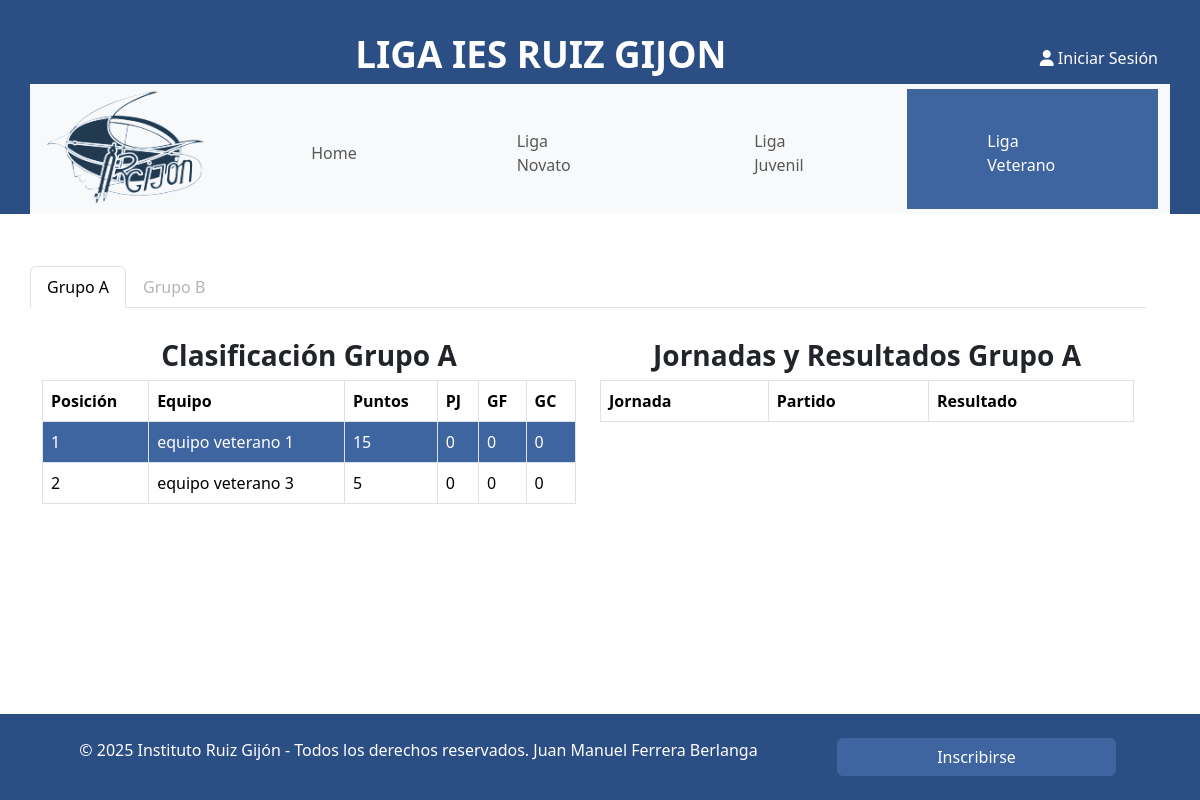
/Controller/liga.php?liga=Liga Veterano, run on the app's committed database.
### tables this page shows
CREATE TABLE `ligas` (
  `id` int(11) NOT NULL,
  `nombre_liga` varchar(100) NOT NULL
);

CREATE TABLE `equipos` (
  `id` int(11) NOT NULL,
  `nombre_equipo` varchar(100) NOT NULL,
  `equipo_correo` varchar(100) NOT NULL,
  `equipo_imagen` varchar(50) NOT NULL,
  `puntos` int(3) NOT NULL DEFAULT 0,
  `partidos_jugados` int(3) NOT NULL DEFAULT 0,
  `goles_a_favor` int(3) NOT NULL DEFAULT 0,
  `goles_en_contra` int(3) NOT NULL DEFAULT 0,
  `id_liga` int(11) NOT NULL
);

### Controller/liga.php (called while the page is built, shortened)
<?php
include_once '../clases/conexion.php';
include_once '../clases/liga.php';
include_once '../clases/emparejamiento.php';
include_once '../clases/equipo.php';
include_once '../clases/seguridad.php';
include_once '../clases/header.php';
if ($_SERVER['REQUEST_METHOD'] == 'GET' && !empty([$_GET['liga']])) {
    $liga_nombre = $_GET['liga'];
} else {
    header("Location: index.php");
}
$conexion = new conexion();
$liga = new liga();
$equipos_connect = new equipo();
$grupos = ["A", "B", "C", "D", "E", "F"];
$errores = "";
$condicion = "WHERE nombre_liga LIKE '%$liga_nombre%'";
$resultado_liga = $liga->obtenerConFiltro($condicion, "");
if ($resultado_liga != NULL) {
    if ($resultado_liga->num_rows > 0) {
        $tuplaLiga = $conexion->BD_GetTupla($resultado_liga);
        while ($tuplaLiga != NULL) {
            $liga_seleccionada[] = $tuplaLiga;
            $tuplaLiga = $conexion->BD_GetTupla($resultado_liga);
        }
        for ($i = 0; $i < count($liga_seleccionada); $i++) {
            $condicion = "WHERE id_liga = " . $liga_seleccionada[$i]["id"] . "";
            $orden = "ORDER BY id_liga, puntos DESC";
            $resultado_equipos = $equipos_connect->obtenerConFiltro($condicion, $orden);
            if ($resultado_equipos != NULL) {
                if ($resultado_equipos->num_rows > 0) {
                    $tuplaEquipo = $conexion->BD_GetTupla($resultado_equipos);
                    while (!empty($tuplaEquipo)) {
                        $equipos_liga[] = $tuplaEquipo;
                        $tuplaEquipo = $conexion->BD_GetTupla($resultado_equipos);
                    }
                }
            }
        }
    }
}
require '../views/liga.view.php';

### clases/conexion.php (called while the page is built, shortened)
<?php
class conexion{
function BD_Consulta($consulta){
    $resultado=FALSE;
    $i=0;
    while(!$resultado && $i<3 && isset($GLOBALS['BD_connect'])){
        $resultado=mysqli_query($GLOBALS['BD_connect'], $consulta);
        $i++;
    }
    if ($resultado) {
        return($resultado);
    }else{
        return(NULL);
    }
}
function BD_GetTupla($resultado){
    $tupla = mysqli_fetch_array($resultado);
    return $tupla;
}
}
?>

### clases/liga.php (called while the page is built, shortened)
<?php
include_once("conexion.php");
class liga{
var $conexion;
function __construct(){
    $this->conexion = new conexion();
}
function obtenerConFiltro($condicion,$order){
    if ($condicion=="" && $order!="") {
        $consulta = "SELECT id, nombre_liga FROM ligas $order";
    }else{
        if($order=="" && $condicion!=""){
            $consulta = "SELECT id, nombre_liga FROM ligas $condicion";
        }
    }
    $res = $this->conexion->BD_Consulta($consulta);
    return $res;
}
}
?>

### clases/equipo.php (called while the page is built, shortened)
<?php
include_once("conexion.php");
class equipo{
var $conexion;
function __construct(){
    $this->conexion = new conexion();
}
function obtenerConFiltro($condicion,$order){
    if ($condicion=="" && $order!="") {
        $consulta = "SELECT id, nombre_equipo, equipo_correo, equipo_imagen, puntos, partidos_jugados, goles_a_favor, goles_en_contra, id_liga FROM equipos $order";
    }else{
        if($order=="" && $condicion!=""){
            $consulta = "SELECT id, nombre_equipo, equipo_correo, equipo_imagen, puntos, partidos_jugados, goles_a_favor, goles_en_contra, id_liga FROM equipos $condicion";
        }else {
            if ($order!="" && $condicion!="") {
                $consulta = "SELECT id, nombre_equipo, equipo_correo, equipo_imagen, puntos, partidos_jugados, goles_a_favor, goles_en_contra, id_liga FROM equipos $condicion $order";
            }else{
                if ($order=="" && $condicion=="") {
                    $consulta = "SELECT id, nombre_equipo, equipo_correo, equipo_imagen, puntos, partidos_jugados, goles_a_favor, goles_en_contra, id_liga FROM equipos";
                }
            }
        }
    }
    $res = $this->conexion->BD_Consulta($consulta);
    return $res;
}
}
?>

### views/liga.view.php (the view, shortened to what this page needs)
<!DOCTYPE html>
<html lang="en">
<head>
    <link rel="stylesheet" href="https://cdn.jsdelivr.net/npm/bootstrap-icons@1.11.3/font/bootstrap-icons.min.css">
    <link rel="stylesheet" href="../build/css/styles.css">
</head>
<body class="d-flex flex-column" style="height: 100vh;">
    <?php imprime_cabecera($liga_nombre, $vectorUsuario); ?>
    <section class="container mt-5 mb-5 d-flex flex-column flex-grow-1 justify-content-center">
        <div class="row w-100 h-100 d-flex justify-content-center align-items-center">
            <?php if ($errores != "") {
                print("<div class=\" bg-danger color-white\">
                <p>" . $errores . "</p>
                </div>");
            } else {
                if (count($liga_seleccionada) > 1): ?>
                    <?php
                    print("<ul class=\"nav nav-tabs\" id=\"myTab\" role=\"tablist\">");
                    for ($i = 0; $i < count($liga_seleccionada); $i++) {
                        print("<li class=\"nav-item\" role=\"presentation\">
                            <a
                            class=\"nav-link " . ($i == 0 ? "active show" : '') . "\"
                            id=\"grupo" . $grupos[$i] . "-tab\"
                            data-bs-toggle=\"tab\"
                            href=\"#grupo" . $grupos[$i] . "\"
                            role=\"tab\"
                            aria-controls=\"grupo" . $grupos[$i] . "\"
                            aria-selected=\"" . ($i == 0 ? "true" : 'false') . "\">Grupo " . $grupos[$i] . "</a>
                        </li>
                        ");
                    }
                    print("</ul>");
                    ?>
                    <?php
                    print("<div class=\"tab-content w-100 mt-4\" id=\"myTabContent\">");
                    for ($i = 0; $i < count($liga_seleccionada); $i++) {
                        print("
                        <div
                        class=\"tab-pane fade " . ($i == 0 ? "active show" : '') . "\"
                        id=\"grupo" . $grupos[$i] . "\"
                        role=\"tabpanel\"
                        aria-labelledby=\"grupo" . $grupos[$i] . "-tab\">
                        <div class=\"row\">
                        <div class=\"col-12 col-lg-6 mb-4 tabla\">
                        <h3 class=\"text-center\">Clasificación Grupo " . $grupos[$i] . "</h3>
                        <table
                        class=\"table table-bordered table-striped\"
                        id=\"tabla-clasificacionA\">
                        <thead>
                        <tr>
                        <th>Posición</th>
                        <th>Equipo</th>
                        <th>Puntos</th>
                        <th>PJ</th>
                        <th>GF</th>
                        <th>GC</th>
                        </tr>
                        </thead>
                        </thead>
                        <tbody>"
                        );
                        $posicion = 1;
                        for ($j = 0; $j < count($equipos_liga); $j++) {
                            if (isset($equipos_liga[$j]["id_liga"])) {
                                if ($equipos_liga[$j]["id_liga"] == $liga_seleccionada[$i]["id"]) {
                                    print("
                                    <tr>
                                    <td>$posicion</td>
                                    <td>" . $equipos_liga[$j]["nombre_equipo"] . "</td>
                                    <td>" . $equipos_liga[$j]["puntos"] . "</td>
                                    <td>" . $equipos_liga[$j]["partidos_jugados"] . "</td>
                                    <td>" . $equipos_liga[$j]["goles_a_favor"] . "</td>
                                    <td>" . $equipos_liga[$j]["goles_en_contra"] . "</td>
                                    </tr>
                                    ");
                                    $posicion++;
                                }
                            }
                        }
                        print("
                            </tbody>
                            </table>
                            </div>
                            <div class=\"col-12 col-lg-6 mb-4 tabla\">
                            <h3 class=\"text-center\">Jornadas y Resultados Grupo " . $grupos[$i] . "</h3>
                            <div class=\"table-responsive\" id=\"tabla-jornadas" . $grupos[$i] . "\">
                            <table class=\"table table-bordered table-striped\">
                            <thead class=\"sticky-top\">
                            <tr>
                            <th>Jornada</th>
                            <th>Partido</th>
                            <th>Resultado</th>
                            </tr>
                            </thead>
                            <tbody class=\"text-center\">
                            ");
                        print("
                                                </tbody>
                                                </table>
                                                </div>
                                                </div>
                                                </div>
                                                </div>
                                                ");
                    }
                    ?>
            <?php endif;
            } ?>
        </div>
    </section>
    <?php imprime_pie(); ?>
</body>
</html>

### clases/header.php (shortened to what this page needs)
<?php
function imprime_cabecera($section, $vector_return)
{
  $conexion = new conexion();
  $ruta = $_SERVER['PHP_SELF'];
  $ruta = explode("/", $ruta);
  for ($i = 0; $i < count($ruta) - 2; $i++) {
    $root[] = $ruta[$i];
  }
  $root = implode("/", $root);
  $active_home = "";
  $active_color = "bg-secondary";
  $sql = "SELECT *  FROM ligas WHERE nombre_liga NOT LIKE '%Grupo%'";
  $listaLigas = $conexion->BD_Consulta($sql);
  while ($countLigas = $conexion->BD_GetTupla($listaLigas)) {
    $arrayLigas[] = $countLigas;
  }
  print("<header class=\"container-fluid header bg-primary\">
          <div class=\"container text-center text-light align-items-center header__encabezado d-flex flex-sm-row flex-column\">
            <h1 class=\"col header__titulo d-inline-block\">LIGA IES RUIZ GIJON</h1>");
  if ($vector_return == NULL) {
    print("<span class=\"input-group-addon\"><i class=\"fa fa-user\"></i> <a href=\"#ModalForm\" id=\"IniciarSesion\" class=\"trigger-btn text-decoration-none text-white\" data-toggle=\"modal\">Iniciar Sesión</a></span>");
  }
  print("
            </div>
          <nav class=\"navbar navbar-expand-xl container bg-body-tertiary\">
            <div class=\"container-fluid d-flex justify-content-center navbar__container\">
              <a class=\"navbar-brand\" href=\"$root\">
                <img src=\"$root/build/assets/img/logo_RG_180_mono_new_nohalo.png\" alt=\"Logo\" class=\"img-fluid navbar__logo\">
              </a>
              <button class=\"navbar-toggler\" type=\"button\" data-bs-toggle=\"collapse\" data-bs-target=\"#navbarNav\"
                aria-controls=\"navbarNav\" aria-expanded=\"false\" aria-label=\"Toggle navigation\">
                <span class=\"navbar-toggler-icon\"></span>
              </button>
              <div class=\"collapse navbar-collapse\" id=\"navbarNav\">
                <ul class=\"navbar-nav d-flex justify-content-center w-100\">
                  <li class=\"nav-item " . ($active_home != '' ? $active_color : '') . " \">
                    <a class=\"nav-link $active_home\" aria-current=\"page\" href=\"$root\">Home</a>
                  </li>");
  foreach ($arrayLigas as $liga) {
    if (strcmp($section, $liga['nombre_liga']) == 0) {
      $active_liga = "active";
      print("<li class=\"nav-item $active_color \">
              <a class=\"nav-link $active_liga\" href=\"$root/Controller/liga.php?liga=$liga[nombre_liga]\">$liga[nombre_liga]</a>
            </li>");
    } else {
      print("<li class=\"nav-item\">
              <a class=\"nav-link\" href=\"$root/Controller/liga.php?liga=$liga[nombre_liga]\">$liga[nombre_liga]</a>
            </li>");
    }
  }
  print("</ul>
              </div>
            </div>
          </nav>
        </header>");
}
function imprime_pie()
{
  $ruta = $_SERVER['PHP_SELF'];
  $ruta = explode("/", $ruta);
  for ($i = 0; $i < count($ruta) - 1; $i++) {
    $root[] = $ruta[$i];
  }
  $root = implode("/", $root);
  print("    <footer class=\"bg-primary text-white py-4 mt-auto bottom\">
        <div class=\" row container-md text-center flex-row\">
            <p class=\"col-md-9 mb-2\">&copy; 2025 Instituto Ruiz Gijón - Todos los derechos reservados. Juan Manuel Ferrera Berlanga</p>
            <a href=\"$root/formulario.php\" class=\"col-md-3 btn btn-secondary\">Inscribirse</a>
        </div>
    </footer>");
}
function imprime_inicioSesion()
{
  $ruta = $_SERVER['PHP_SELF'];
  $ruta = explode("/", $ruta);
  for ($i = 0; $i < count($ruta) - 1; $i++) {
    $root[] = $ruta[$i];
  }
  $root = implode("/", $root);
}

### data on the page
ligas: nombre_liga "Liga Novato"
ligas: nombre_liga "Liga Juvenil"
ligas: nombre_liga "Liga Veterano"
equipos: nombre_equipo "equipo veterano 1", puntos "15", partidos_jugados "0", goles_a_favor "0", goles_en_contra "0"
equipos: nombre_equipo "equipo veterano 3", puntos "5", partidos_jugados "0", goles_a_favor "0", goles_en_contra "0"

### other printed values
$grupos[$i] "A"
$grupos[$i] "B"
